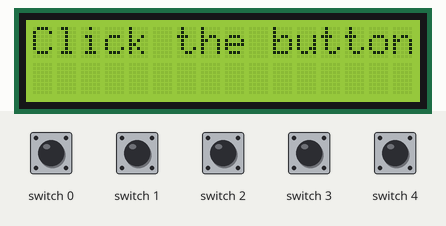
A program run on a simulated Raspberry Pi (BCM pin numbers) with a PiFace Control and Display. Parts: 16×2 character LCD. Inputs (shaded band) come from the test bench; at power-on: switch 0–4 HIGH. At 8.5 s the program stops and its outputs stay as they are.

Above: at 3.3 s.
3.4 s: switch 0 pulled LOW for 0.15 s
At 4.7 s:
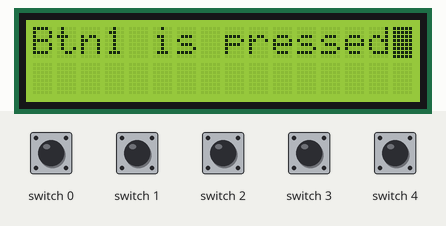
6.5 s: switch 4 pulled LOW for 0.15 s
At 7.8 s:
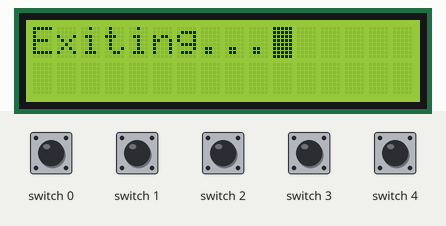
At 9.6 s:
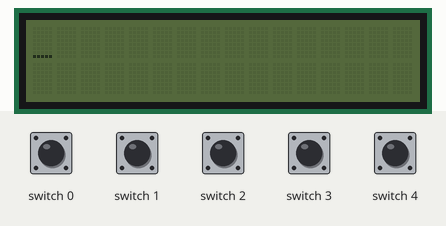
Timing chart, 0 to 10.0 s (numbered marks = the images above; inputs shaded):
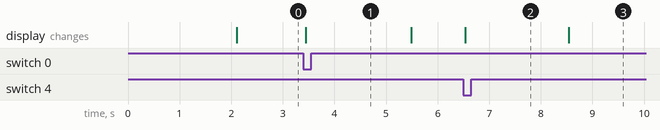

The program:

button.py
```python
#!/usr/bin/python3
import pifacecad
import time
cad = pifacecad.PiFaceCAD() 	# Create PiFace Control and Display Object
cad.lcd.backlight_on()
cad.lcd.write("Hello, World")
time.sleep(2)
cad.lcd.clear()
cad.lcd.write("Click the button")
while True:
    if(cad.switches[0].value == 1):
        cad.lcd.clear()
        cad.lcd.write("Btn1 is pressed")
        time.sleep(2)
        cad.lcd.clear()
        cad.lcd.write("Click the button")
    if(cad.switches[1].value == 1):
        cad.lcd.clear()
        cad.lcd.write("Btn2 is pressed")
        time.sleep(2)
        cad.lcd.clear()
        cad.lcd.write("Click the button")
    if(cad.switches[2].value == 1):
        cad.lcd.clear()
        cad.lcd.write("Btn3 is pressed")
        time.sleep(2)
        cad.lcd.clear()
        cad.lcd.write("Click the button")
    if(cad.switches[3].value == 1):
        cad.lcd.clear()
        cad.lcd.write("Btn4 is pressed")
        time.sleep(2)
        cad.lcd.clear()
        cad.lcd.write("Click the button")
    if(cad.switches[4].value == 1):
        cad.lcd.clear()
        cad.lcd.write("Exiting...")
        time.sleep(2)
        cad.lcd.clear()
        cad.lcd.backlight_off()
        cad.lcd.blink_off()
        break
```

Measured:
- after the input at 3.4 s, the display: first changes at once (image 1 shows a later state)
- after the input at 6.5 s, the display: changes at once (image 2)
